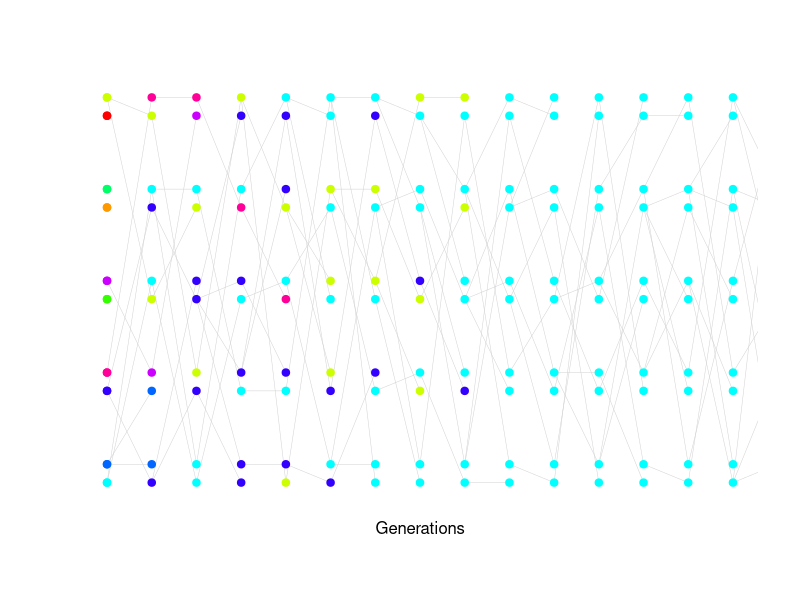

The R script that drew this image:
png(file="~/Dropbox/Courses/PBGG_Core/Popgen_teaching_Notes/Figs/Loss_of_het.png",width = 800, height = 400)
N<-5
num.gens<-15
offset<-0.1
plot(c(1,num.gens),c(1,N)+c(-offset,offset),type="n",axes=FALSE,xlab="",ylab="")
mtext(side=1,line=1,"Generations")
 my.cols<-sample(rainbow(2*N))
 
	points(rep(1,N),1:N+offset, pch=19,cex=1,col=my.cols[(1:N)*2])
 points(rep(1,N),1:N-offset, pch=19,cex=1,col=my.cols[(1:N)*2-1])

for(i in 1:num.gens){
 new.cols<-rep("black",2*N)

 for(ind in 1:N){
		par<-sample(1:N,2,replace=FALSE)

		which.allele<-sample(c(-1,1),1)
		lines(c(i,i+1), c(par[1]+which.allele*offset,ind-offset),col="light grey",lwd=0.5)
		new.cols[2*ind-1]<- my.cols[2*par[1] +ifelse(which.allele==1,0,-1)]

		which.allele<-sample(c(-1,1),1)
		lines(c(i,i+1), c(par[2]+which.allele*offset,ind+offset),col="light grey",lwd=0.5)
		new.cols[2*ind]<- my.cols[2*par[2] +ifelse(which.allele==1,0,-1)]

	}
	
 
 points(rep(i,N),1:N+offset, pch=19,cex=1,col=my.cols[(1:N)*2])
 points(rep(i,N),1:N-offset, pch=19,cex=1,col=my.cols[(1:N)*2-1])
 my.cols<-new.cols

}

dev.off()